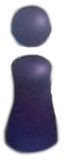
#> input picture figure.png, 64 x 160 px
$ python -i bot.py   (imports and definitions only)
#> lines starting #> are read from the running program, lines starting #| are printed output that depends on the picture; after the words box and inside, x2 and y2 are one past the last pixel; in counts of white or black regions, pixels touching at a corner belong together
#> further down, picture is the input picture: shape (160, 64, 3); mean B, G, R 166.3, 148.4, 151
"""
WeChat Jump Bot
Copyright (c) 2019 by SilentByte <https://silentbyte.com/>
"""

import math
import time
import cv2
import serial
import threading


class State:
    # Url from which to retrieve the live feed.
    stream_url = 'http://192.168.0.162:9999/video/mjpeg'

    # Serial port to which the Arduino is connected.
    serial_port = '/dev/ttyUSB0'

    # Represents the serial interface.
    arduino = None

    # Serial connection speed in baud.
    baud_rate = 9600

    # Time to wait between turns in milliseconds.
    turn_duration = 4000

    # Local render scale factor.
    display_scale = 0.75

    # Expected dimensions of the video feed.
    frame_width = 720
    frame_height = 1280

    # "Deadzone" around the frame that will be ignored.
    frame_margin = 90

    # Image of the player used for template matching.
    player_figure = None

    # Scale of the player template image (figure.png) in relation to the player size in the live feed.
    player_figure_scale = 0.75

    # Center offset in pixels from the bottom of the player figure.
    player_base_offset = 20

    # Offset from the top in pixels of where the player figure is expected to be.
    player_window_offset = 300

    # Height of the window in pixels in which the player is expected to be.
    player_window_height = 200

    # Player position (x, y) in pixels.
    player_position = (0, 0)

    # Area in which the player is located (top-left corner, bottom-right corner) in pixels.
    player_bounds = (0, 0, 0, 0)

    # Center of the platform (x, y) in pixels.
    platform_position = (0, 0)

    # Duration of the current jump in milliseconds.
    tap_duration = 0

    # Factor 'f' that determines the linear relationship between jump distance and duration.
    tap_multiplier = 2.45

    # Constant servo delay 'c' in milliseconds that is added to each jump duration.
    tap_delay = 85

    # Current frame.
    frame = None

    # When changed to false, the bot will be terminated.
    running = True


state = State()
state.arduino = serial.Serial(state.serial_port, state.baud_rate)
# [4 lines not run here, left out]


def millis():
    return time.time() * 1000


# [7 lines left out: function send_command, not called in this run]


def process_events():
    if cv2.waitKey(1) & 0xff == 27:
        state.running = False


# [26 lines left out: functions read_frame_thread, detect_player_position, not called in this run]


def detect_platform_position(frame):
    frame = frame.copy()
    height, width, _ = frame.shape
#> height = 160; width = 64

    frame = cv2.medianBlur(frame, 7)
    frame = cv2.Canny(frame, 10, 50)
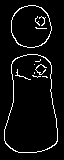
#> frame: shape (160, 64); 5.4% white in thin lines or dots, all inside (x1, y1, x2, y2) = (4, 5, 58, 153)

    cv2.imshow('shadow', cv2.resize(frame, None, fx=state.display_scale, fy=state.display_scale))
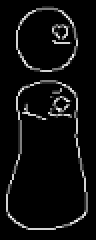
#> window 'shadow': shape (120, 48) (shown 2 times larger); min 0, max 248, mean 14.1

    # Remove margins.
    cv2.rectangle(frame, (0, 0), (width, state.frame_margin), (0, 0, 0), cv2.FILLED)
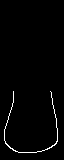
#> frame: shape (160, 64); 1.7% white in thin lines or dots, all inside (x1, y1, x2, y2) = (4, 91, 58, 153)
    cv2.rectangle(frame, (0, state.frame_margin), (state.frame_margin, height), (0, 0, 0), cv2.FILLED)
#> frame: shape (160, 64); 1.67% of pixels changed, all inside (x1, y1, x2, y2) = (4, 91, 58, 153)
    cv2.rectangle(frame, (width - state.frame_margin, 0), (width, height), (0, 0, 0), cv2.FILLED)
    cv2.rectangle(frame, (0, height - state.frame_margin), (width, height), (0, 0, 0), cv2.FILLED)

    # Remove the top 1/3 of the screen (mainly to get rid of the score).
    cv2.rectangle(frame,
                  (0, 0),
                  (width, height // 3),
                  (0, 0, 0), cv2.FILLED)

    # Remove platform-overlapping player.
    cv2.rectangle(frame,
                  (state.player_bounds[0], state.player_bounds[1]),
                  (state.player_bounds[2], state.player_bounds[3]),
                  (0, 0, 0), cv2.FILLED)

    # Remove everything below the top 1/3 of the player's body.
    cv2.rectangle(frame,
                  (0, state.player_bounds[1] + (state.player_bounds[3] - state.player_bounds[1]) // 3),
                  (width, height),
                  (0, 0, 0), cv2.FILLED)

    top_offset = height // 6
#> top_offset = 26
    frame = frame[top_offset:state.player_position[1], 0:width]
#> frame = empty array

    # Try to find the top-most platform's center.
    crop_height, crop_width = frame.shape
#> crop_height = 0; crop_width = 64
    platform_x = 0
    platform_y = 0
    max_x = 0

    for y in range(crop_height):
        for x in range(crop_width):
            if frame[y, x] == 255:
                if platform_x == 0:
                    platform_x = x
                if x > max_x:
                    platform_y = y
                    max_x = x
#> after the loop, max_x = 0; platform_x = 0; platform_y = 0

    state.platform_position = (platform_x, platform_y + top_offset)
#> state.platform_position = (0, 26)


# [18 lines left out: functions calculate_tap_duration, perform_jump_thread, not called in this run]


# [41 lines not run here, left out]

>>> import cv2
>>> picture = cv2.imread('figure.png')
>>> result = detect_platform_position(picture)
